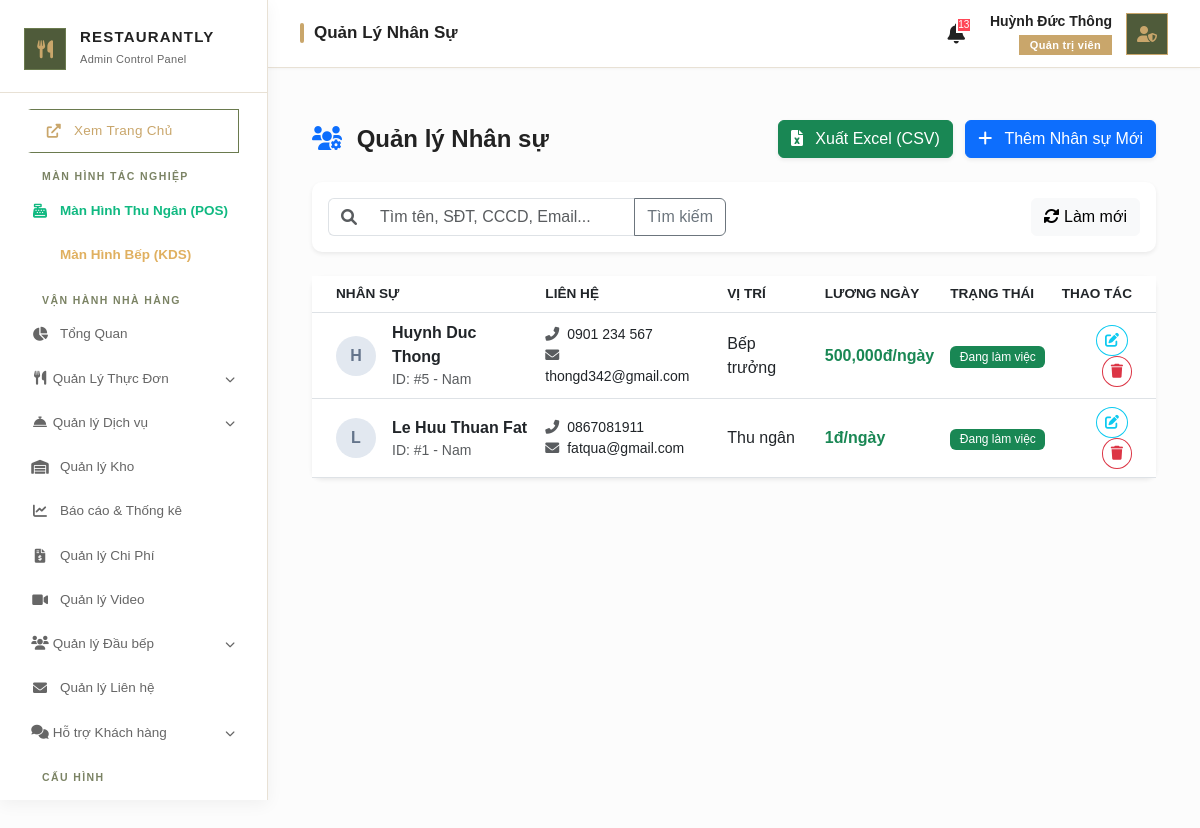
/admin/manage_users.php (signed in), run on an earlier commit of the app's database.
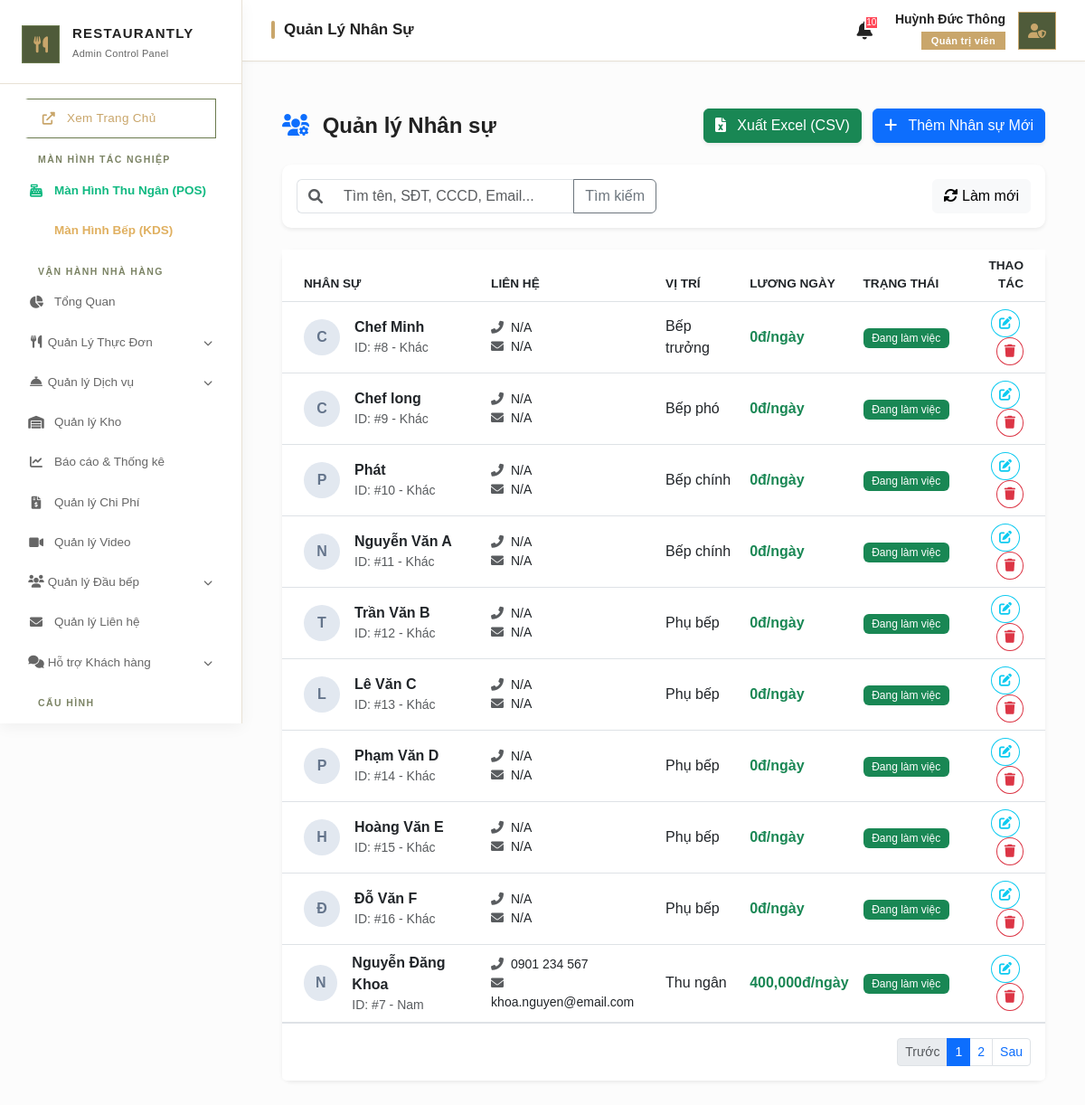
And on a later commit of the database.
### tables this page shows
CREATE TABLE `employees` (
  `id` int(11) NOT NULL,
  `full_name` varchar(255) NOT NULL,
  `phone` varchar(20) DEFAULT NULL,
  `email` varchar(100) DEFAULT NULL,
  `identity_card` varchar(20) DEFAULT NULL,
  `address` text DEFAULT NULL,
  `dob` date DEFAULT NULL,
  `gender` enum('male','female','other') DEFAULT 'other',
  `position` varchar(100) DEFAULT NULL,
  `salary` decimal(15,2) DEFAULT 0.00,
  `status` enum('working','on_leave','resigned') DEFAULT 'working',
  `avatar` varchar(255) DEFAULT NULL,
  `avatar_blob` longblob DEFAULT NULL,
  `avatar_mime` varchar(50) DEFAULT NULL,
  `created_at` timestamp NOT NULL DEFAULT current_timestamp()
);

### admin/manage_users.php (the view, shortened to what the changed rows need)
<?php
include '../public/admin_layout_header.php';
$db = (new Database())->getConnection();
$search = $_GET['search'] ?? '';
$page = isset($_GET['page']) ? max(1, (int)$_GET['page']) : 1;
$limit = 10;
$offset = ($page - 1) * $limit;
$where = ["1=1"];
$params = [];
$where_clause = implode(" AND ", $where);
$stmt_count = $db->prepare("SELECT COUNT(*) FROM employees WHERE $where_clause");
$stmt_count->execute($params);
$total_records = $stmt_count->fetchColumn();
$total_pages = ceil($total_records / $limit);
$sql = "SELECT * FROM employees WHERE $where_clause ORDER BY created_at DESC LIMIT $limit OFFSET $offset";
$stmt = $db->prepare($sql);
$stmt->execute($params);
$employees = $stmt->fetchAll(PDO::FETCH_ASSOC);
?>
<div class="container-fluid py-4 min-vh-100">
    <div class="card card-custom p-0 shadow-sm border-0">
        <div class="table-responsive">
            <table class="table table-hover align-middle mb-0">
                <thead class="bg-light text-muted" style="font-size: 0.85rem; text-transform: uppercase;">
                    <tr>
                        <th class="ps-4">Nhân sự</th>
                        <th>Liên hệ</th>
                        <th>Vị trí</th>
                        <th>Lương ngày</th>
                        <th>Trạng thái</th>
                        <th class="text-end pe-4">Thao tác</th>
                    </tr>
                </thead>
                <tbody>
                    <?php foreach ($employees as $emp): ?>
                        <tr>
                            <td class="ps-4">
                                <div class="d-flex align-items-center gap-3">
                                    <?php if ($emp['avatar_blob']): ?>
                                        <img src="/restaurant-project/ajax/get_avatar.php?emp_id=<?= $emp['id'] ?>" class="rounded-circle shadow-sm" style="width: 40px; height: 40px; object-fit: cover;" alt="Avatar">
                                    <?php else: ?>
                                        <div class="avatar-placeholder">
                                            <?= strtoupper(mb_substr($emp['full_name'], 0, 1)) ?>
                                        </div>
                                    <?php endif; ?>
                                    <div>
                                        <div class="fw-bold text-dark"><?= htmlspecialchars($emp['full_name']) ?></div>
                                        <div class="text-muted small">ID: #<?= $emp['id'] ?> - <?= $emp['gender'] === 'male' ? 'Nam' : ($emp['gender'] === 'female' ? 'Nữ' : 'Khác') ?></div>
                                    </div>
                                </div>
                            </td>
                            <td>
                                <div class="small"><i class="fas fa-phone-alt text-muted me-1"></i> <?= htmlspecialchars($emp['phone'] ?: 'N/A') ?></div>
                                <div class="small"><i class="fas fa-envelope text-muted me-1"></i> <?= htmlspecialchars($emp['email'] ?: 'N/A') ?></div>
                            </td>
                            <td>
                                <div class="fw-medium"><?= htmlspecialchars($emp['position'] ?: 'Chưa cập nhật') ?></div>
                            </td>
                            <td>
                                <div class="fw-bold text-success"><?= number_format($emp['salary']) ?>đ/ngày</div>
                            </td>
                            <td>
                                <?php if ($emp['status'] === 'working'): ?>
                                    <span class="badge bg-success badge-status">Đang làm việc</span>
                                <?php elseif ($emp['status'] === 'on_leave'): ?>
                                    <span class="badge bg-warning text-dark badge-status">Đang nghỉ phép</span>
                                <?php else: ?>
                                    <span class="badge bg-secondary badge-status">Đã nghỉ việc</span>
                                <?php endif; ?>
                            </td>
                            <td class="text-end pe-4">
                                <button class="btn btn-sm btn-outline-info rounded-circle me-1" title="Chỉnh sửa"
                                    onclick='openModal("edit", <?= json_encode($emp) ?>)'>
                                    <i class="fas fa-edit"></i>
                                </button>
                                <form method="POST" class="d-inline" onsubmit="return confirm('Bạn có chắc chắn muốn xóa nhân viên này? Dữ liệu không thể khôi phục.');">
                                    <button type="submit" class="btn btn-sm btn-outline-danger rounded-circle" title="Xóa">
                                        <i class="fas fa-trash"></i>
                                    </button>
                                </form>
                            </td>
                        </tr>
                    <?php endforeach; ?>
                </tbody>
            </table>
        </div>
        <?php if ($total_pages > 1): ?>
            <div class="card-footer bg-white p-3 border-top d-flex justify-content-end">
                <ul class="pagination pagination-sm m-0">
                    <li class="page-item <?= $page <= 1 ? 'disabled' : '' ?>">
                        <a class="page-link" href="?page=<?= $page - 1 ?>&search=<?= urlencode($search) ?>">Trước</a>
                    </li>
                    <?php for ($i = 1; $i <= $total_pages; $i++): ?>
                        <li class="page-item <?= $i == $page ? 'active' : '' ?>">
                            <a class="page-link" href="?page=<?= $i ?>&search=<?= urlencode($search) ?>"><?= $i ?></a>
                        </li>
                    <?php endfor; ?>
                    <li class="page-item <?= $page >= $total_pages ? 'disabled' : '' ?>">
                        <a class="page-link" href="?page=<?= $page + 1 ?>&search=<?= urlencode($search) ?>">Sau</a>
                    </li>
                </ul>
            </div>
        <?php endif; ?>
    </div>
</div>
</div>
</body>
</html>

### public/admin_layout_header.php (shortened to what the changed rows need)
<?php
try {
    if (!isset($db)) {
        $db = (new Database())->getConnection();
    }
    if (isset($db)) {
        $stmt_pt = $db->query("SELECT COUNT(*) FROM inventory_transfers WHERE status = 'pending'");
        $pending_transfers_count = (int)$stmt_pt->fetchColumn();
        $stmt_low = $db->query("SELECT COUNT(*) FROM inventory i WHERE i.is_active = 1 AND i.min_stock > 0 AND IFNULL((SELECT SUM(s.quantity) FROM inventory_stocks s WHERE s.ingredient_id = i.id AND s.warehouse_id NOT IN (6, 7)), 0) <= i.min_stock");
        $low_stock_count = (int)$stmt_low->fetchColumn();
        $stmt_exp = $db->query("SELECT COUNT(*) FROM inventory i WHERE i.is_active = 1 AND i.expiry_date IS NOT NULL AND i.expiry_date <= DATE_ADD(CURDATE(), INTERVAL 7 DAY) AND i.expiry_date >= CURDATE() AND IFNULL((SELECT SUM(s.quantity) FROM inventory_stocks s WHERE s.ingredient_id = i.id AND s.warehouse_id NOT IN (6, 7)), 0) > 0");
        $expiry_count = (int)$stmt_exp->fetchColumn();
        $total_alerts = $low_stock_count + $expiry_count + $pending_transfers_count;
    }
} catch (Exception $e) {
    $low_stock_count = $expiry_count = $total_alerts = 0;
}
?>
<!DOCTYPE html>
<html lang="vi">
<head>
    <link href="https://cdn.jsdelivr.net/npm/bootstrap@5.3.0/dist/css/bootstrap.min.css" rel="stylesheet">
    <link rel="stylesheet" href="https://cdnjs.cloudflare.com/ajax/libs/font-awesome/6.0.0/css/all.min.css">
</head>
<body>
    <aside class="admin-sidebar">
        <div class="sidebar-brand">
            <div class="brand-text">
                <h2>RESTAURANTLY</h2>
            </div>
        </div>
    </aside>
    <div class="main-wrapper">
        <header class="topbar">
            <div class="d-flex align-items-center">
                <div class="notification-wrapper">
                    <button class="notification-btn <?= ($total_alerts > 0) ? 'bell-ring' : '' ?>" onclick="toggleNotify()">
                        <i class="fas fa-bell"></i>
                        <?php if ($total_alerts > 0): ?>
                            <span class="notification-badge"><?= $total_alerts ?></span>
                        <?php endif; ?>
                    </button>
                </div>
            </div>
        </header>
        <div class="content-area">

What changed in the data, as far as the page shows it:
no longer on this page (row unchanged): employees: full_name "H", full_name "Huynh Duc Thong", id "5", gender "Nam", phone "0901 234 567", email "thongd342@gmail.com", position "Bếp trưởng", salary "500,000", status "Đang làm việc"
removed employees: full_name "L", full_name "Le Huu Thuan Fat", id "1", gender "Nam", phone "0867081911", email "fatqua@gmail.com", position "Thu ngân", salary "1", status "Đang làm việc"
added employees: full_name "C", full_name "Chef Minh", id "8", gender "Khác", phone "N/A", email "N/A", position "Bếp trưởng", salary "0", status "Đang làm việc"
added employees: full_name "C", full_name "Chef long", id "9", gender "Khác", phone "N/A", email "N/A", position "Bếp phó", salary "0", status "Đang làm việc"
added employees: full_name "P", full_name "Phát", id "10", gender "Khác", phone "N/A", email "N/A", position "Bếp chính", salary "0", status "Đang làm việc"
added employees: full_name "N", full_name "Nguyễn Văn A", id "11", gender "Khác", phone "N/A", email "N/A", position "Bếp chính", salary "0", status "Đang làm việc"
added employees: full_name "T", full_name "Trần Văn B", id "12", gender "Khác", phone "N/A", email "N/A", position "Phụ bếp", salary "0", status "Đang làm việc"
added employees: full_name "L", full_name "Lê Văn C", id "13", gender "Khác", phone "N/A", email "N/A", position "Phụ bếp", salary "0", status "Đang làm việc"
added employees: full_name "P", full_name "Phạm Văn D", id "14", gender "Khác", phone "N/A", email "N/A", position "Phụ bếp", salary "0", status "Đang làm việc"
added employees: full_name "H", full_name "Hoàng Văn E", id "15", gender "Khác", phone "N/A", email "N/A", position "Phụ bếp", salary "0", status "Đang làm việc"
added employees: full_name "Đ", full_name "Đỗ Văn F", id "16", gender "Khác", phone "N/A", email "N/A", position "Phụ bếp", salary "0", status "Đang làm việc"
added employees: full_name "N", full_name "Nguyễn Đăng Khoa", id "7", gender "Nam", phone "0901 234 567", email "khoa.nguyen@email.com", position "Thu ngân", salary "400,000", status "Đang làm việc"
Also different on the page:
$total_alerts: "13" → "10"
text now shown: "Trước Sau"
new list line: "1"
new list line: "2"
